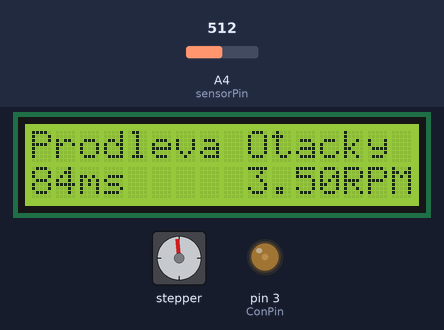
Recording of a sketch running on a simulated Arduino Uno, built with avr-gcc and run on an emulated ATmega328P. Parts: stepper motor, 16×2 character LCD, output pins drawn as LEDs (lit = HIGH). Wiring (inferred from the names in the program): stepper motor driver (200 steps per turn assumed): step pin 8; direction pin 9. Inputs (shaded band) come from the test bench; at power-on: A4 (sensorPin) = 512. Pins used as bus, display or sensor lines are not drawn.

Above: at 0.56 s.
1.3 s: A4 (sensorPin) set to 900
At 1.83 s:
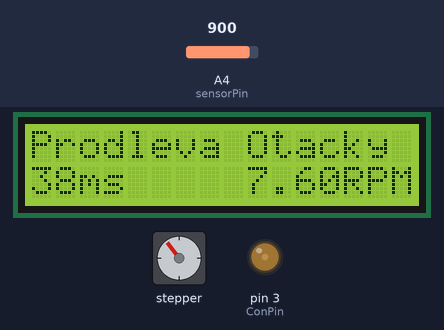
2.9 s: A4 (sensorPin) set to 1023
At 3.35 s:
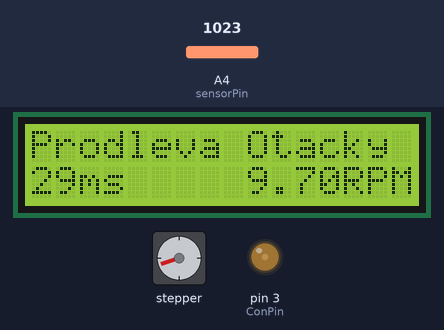
5.6 s: A4 (sensorPin) set to 1013
At 5.76 s:
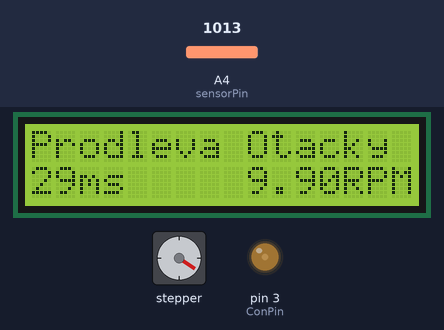
Timing chart, 0 to 18.8 s (numbered marks = the images above; inputs shaded):
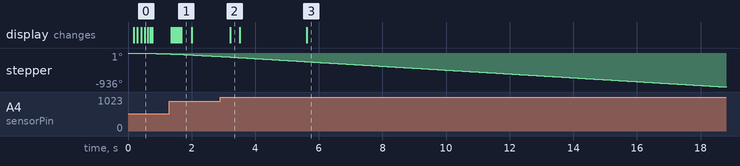

The sketch:

bb.ino
```cpp
#include <LiquidCrystal.h>

// initialize the library with the numbers of the interface pins
LiquidCrystal lcd(12, 11, 7, 6, 5, 4);
int ConPin = 3;
int sensorPin = A4;
int set_rpm = 1; // RPM in (s/10)^-1
int step_pin = 8;
int dir_pin = 9;

int count_status = 0;

const int numReadings = 10;

int readings[numReadings];      // the readings from the analog input
int index = 0;                  // the index of the current reading
int total = 0;                  // the running total
int average = 0;

float otacky = 0;
int prodleva = 2999;


void setup() {
  // set up the LCD's number of columns and rows:
  lcd.begin(16, 2);
  // Print a message to the LCD.
  pinMode(step_pin, OUTPUT);
  pinMode(dir_pin, OUTPUT);
  analogWrite(ConPin, '55');
  lcd.print("Prodleva Otacky");
  digitalWrite(dir_pin, LOW);
  for (int thisReading = 0; thisReading < numReadings; thisReading++)
    readings[thisReading] = 0;
}


void loop() {
  if((count_status%100)==0){
	  // subtract the last reading:
	  total= total - readings[index];
	  // read from the sensor:
	  readings[index] = analogRead(sensorPin);
	  // add the reading to the total:
	  total= total + readings[index];
	  // advance to the next position in the array:
	  index = index + 1;

	  // if we're at the end of the array...
	  if (index >= numReadings)
	    // ...wrap around to the beginning:
	    index = 0;

	  // calculate the average:
	  set_rpm = total / numReadings;

	  set_rpm = map(set_rpm, 0, 1023, 1, 100);
  }
  if((count_status%100)==0){
	  otacky = (float)set_rpm / 10.0; // set RPM kept in 1/10ths!
	  prodleva = (int)(300.0 / otacky) - 1; // 60000 ms in a minute / 200 pulses in a rev. = 300

	  lcd.setCursor(0, 1);
	  lcd.print(prodleva);lcd.print("ms   ");
	  lcd.setCursor(9, 1);
	  lcd.print(otacky);lcd.print("RPM");
  }

  if (count_status >= prodleva) {
	  digitalWrite(step_pin, HIGH);
	  // stop the program for <sensorValue> milliseconds:
	  delay(1);
	  // turn the ledPin off:
	  digitalWrite(step_pin, LOW);
	  count_status = 0;
  }

  else {
	  // stop the program for for <sensorValue> milliseconds:
	  delay(1);
	  count_status++;
  }

}
```

Measured:
- the behaviour switches between 1023 and 1022 on A4 (sensorPin) (found by bisection; images 2 and 3)
- after the input at 1.3 s, the display: first changes after 0.05 s (image 1 shows a later state)
- after the input at 2.9 s, the display: changes after 0.31 s (image 2)
- after the input at 5.6 s, the display: changes at once (image 3)
